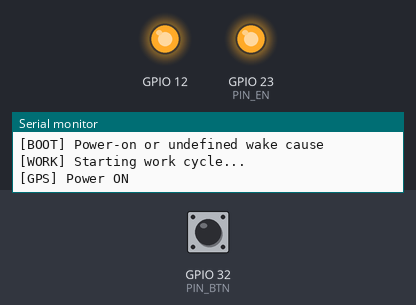
Simulated run of this sketch. Board: ESP32. Parts: output pins drawn as LEDs (lit = HIGH), the last lines printed to the serial monitor. Inputs (shaded band) come from the test bench; at power-on: GPIO 32 (PIN_BTN) HIGH. Storage starts empty; EEPROM starts erased. At 5.2 s the program puts the board to deep sleep or switches it off; the recording ends there.

Above: at 5.0 s.
5.1 s: GPIO 32 (PIN_BTN) pulled LOW for 0.15 s
At 5.15 s:
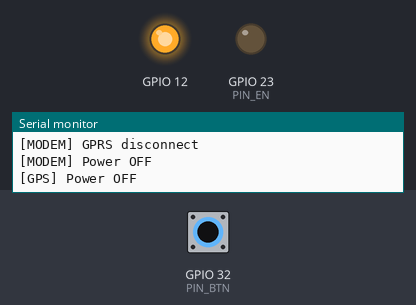
Timing chart, 0 to 5.2 s (numbered marks = the images above; inputs shaded):
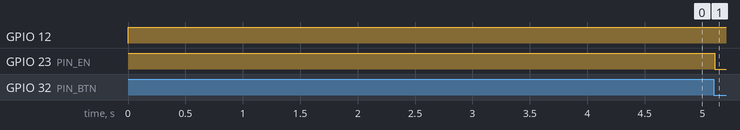

The sketch:

button_logic_test.ino
```cpp
// ESP32 testovací skeleton: okamžité vypnutí přes GPIO přerušení bez pollingů
// EN (GPIO 23) drží napájení; BTN (GPIO 25) na GND, INPUT_PULLUP, zároveň RTC wake.
// Přerušení (ISR) pouze notifikuje vysoce prioritní FreeRTOS úkol, který provede vypnutí.

// HW zapojení:
//   - PIN_EN (GPIO 23) -> EN napájecího spínače (HIGH = zapnuto, LOW = vypnuto)
//   - PIN_BTN (GPIO 25) -> tlačítko na GND (interní pull-up)

// Kompilace: Arduino-ESP32

#include <Arduino.h>
#include "esp_sleep.h"
#include "esp_timer.h"
#include <Preferences.h>
#include <LittleFS.h>

// FreeRTOS
#include "freertos/FreeRTOS.h"
#include "freertos/task.h"

#define PIN_EN   23
#define PIN_BTN  32
const uint64_t DEFAULT_SLEEP_SECONDS = 60;

// --- Globální stav ---
static TaskHandle_t shutdownTaskHandle = nullptr;
volatile uint32_t g_lastEdgeUs = 0;
const uint32_t BTN_DEBOUNCE_US = 50000; // 50 ms

Preferences preferences;
bool fsMounted = false;

// --- Mock/šablony "subsystémů" (nahraď reálnými voláními z gps_tracker.ino) ---
void powerUpGPS()      { Serial.println(F("[GPS] Power ON")); }
void powerDownGPS()    { Serial.println(F("[GPS] Power OFF")); }
void disconnectGPRS()  { Serial.println(F("[MODEM] GPRS disconnect")); }
void powerOffModem()   { Serial.println(F("[MODEM] Power OFF")); }
// Pokud máš v projektu init/close GPSSerial, dodej zde (nejsou nutné do skeletonu)

// --- Deklarace ---
void gracefulShutdownAndPowerOff(const char* reason);

// --- ISR tlačítka: jen debounce a notifikace úkolu ---
void IRAM_ATTR onButtonISR() {
  uint32_t now = (uint32_t)esp_timer_get_time(); // μs
  if (now - g_lastEdgeUs > BTN_DEBOUNCE_US) {
    g_lastEdgeUs = now;
    BaseType_t xHigherPriorityTaskWoken = pdFALSE;
    if (shutdownTaskHandle) {
      vTaskNotifyGiveFromISR(shutdownTaskHandle, &xHigherPriorityTaskWoken);
      if (xHigherPriorityTaskWoken) {
        portYIELD_FROM_ISR();
      }
    }
  }
}

// --- Úkol s vyšší prioritou: provede okamžité, řízené vypnutí ---
void ShutdownTask(void* /*arg*/) {
  for (;;) {
    // čekej na notifikaci z ISR (tlačítko)
    ulTaskNotifyTake(pdTRUE, portMAX_DELAY);

    // Prevence opakování (volitelně): zakáže další přerušení tlačítka
    detachInterrupt(PIN_BTN);

    gracefulShutdownAndPowerOff("button");
    // Pokud by se někdy vrátilo (nemělo by), znovu čekej
  }
}

// --- Vypnutí zařízení: čistý úklid + shodit EN ---
void gracefulShutdownAndPowerOff(const char* reason) {
  Serial.println(F("\n[POWER] Shutdown requested - starting graceful power-off..."));
  if (reason) { Serial.print(F("[POWER] Reason: ")); Serial.println(reason); }
  Serial.flush();

  // 1) Bezpečně vypnout periferie
  disconnectGPRS();
  powerOffModem();
  powerDownGPS();

  // 2) FS/Preferences
  preferences.end();
  if (fsMounted) {
    LittleFS.end();
    fsMounted = false;
  }

  // 3) Shodit EN (odpojit napájení)
  pinMode(PIN_EN, OUTPUT);
  digitalWrite(PIN_EN, LOW);
  delay(100);

  // 4) Fallback: kdyby EN nebyl skutečný "latch", usni
  esp_deep_sleep_start();
}

// --- Deep sleep s probouzením tlačítkem ---
void enterDeepSleep(uint64_t seconds) {
  Serial.print(F("[SLEEP] Entering deep sleep for "));
  Serial.print(seconds);
  Serial.println(F(" seconds..."));
  Serial.flush();

  esp_sleep_enable_timer_wakeup(seconds * 1000000ULL); // mikrosekundy
  esp_sleep_enable_ext0_wakeup(GPIO_NUM_25, 0);        // BTN LOW = wake

  esp_deep_sleep_start();
}

// --- Simulace hlavní práce bez pollingů ---
// Tady naschvál žádné kontroly tlačítka – reakce jde výhradně přes ISR + ShutdownTask.
void doWorkCycle() {
  Serial.println(F("[WORK] Starting work cycle..."));

  // FS mount
  fsMounted = LittleFS.begin();
  if (!fsMounted) {
    Serial.println(F("[WORK] LittleFS mount failed (continuing)"));
  }

  // Preferences
  preferences.begin("test-space", false);

  // Zapni GPS, dělej dlouhou práci (žádný polling!)
  powerUpGPS();


  // Simulace “něco trvá” (např. 15 s). ShutdownTask to umí kdykoli přerušit.
  for (int i = 0; i < 60; ++i) {
    // záměrně jen delay; ISR + ShutdownTask to přeruší okamžitě
    delay(250);
  }

  // Úklid pokud nedošlo ke stisku
  powerDownGPS();
  preferences.end();
  if (fsMounted) {
    LittleFS.end();
    fsMounted = false;
  }

  Serial.println(F("[WORK] Work cycle finished."));
}

void setup() {
  // Přichytit napájení
  pinMode(PIN_EN, OUTPUT);
  digitalWrite(PIN_EN, HIGH);
  pinMode(12, OUTPUT);
  digitalWrite(12, HIGH);
  delay(2000);
  // Tlačítko: interní pull-up, tlačítko na GND
  pinMode(PIN_BTN, INPUT_PULLUP);

  // Povolit probuzení tlačítkem z deep sleep (LOW na BTN)
  esp_sleep_enable_ext0_wakeup(GPIO_NUM_25, 0);

  Serial.begin(115200);
  delay(100);

  // Info o probuzení
  esp_sleep_wakeup_cause_t cause = esp_sleep_get_wakeup_cause();
  switch (cause) {
    case ESP_SLEEP_WAKEUP_EXT0:  Serial.println(F("[BOOT] Wake by EXT0 (button)")); break;
    case ESP_SLEEP_WAKEUP_TIMER: Serial.println(F("[BOOT] Wake by timer")); break;
    default:                     Serial.println(F("[BOOT] Power-on or undefined wake cause")); break;
  }
  pinMode(12, OUTPUT);
  digitalWrite(12, HIGH);

  // Spustit ShutdownTask s vyšší prioritou (preemptuje “work”)
  // Vyšší číslo = vyšší priorita;  (configMAX_PRIORITIES-1) bývá nejvyšší
  xTaskCreatePinnedToCore(
    ShutdownTask, "ShutdownTask", 4096, nullptr,
    configMAX_PRIORITIES - 1, &shutdownTaskHandle, 0 /*core 0*/
  );

  // Až po vytvoření úkolu povol přerušení tlačítka
  attachInterrupt(digitalPinToInterrupt(PIN_BTN), onButtonISR, FALLING);

  // Hlavní práce (bez pollingů)
  doWorkCycle();

  // Po dokončení práce jdi spát (probudí BTN nebo timer)
  enterDeepSleep(DEFAULT_SLEEP_SECONDS);
}

void loop() {
  // nevyužito
}
```
